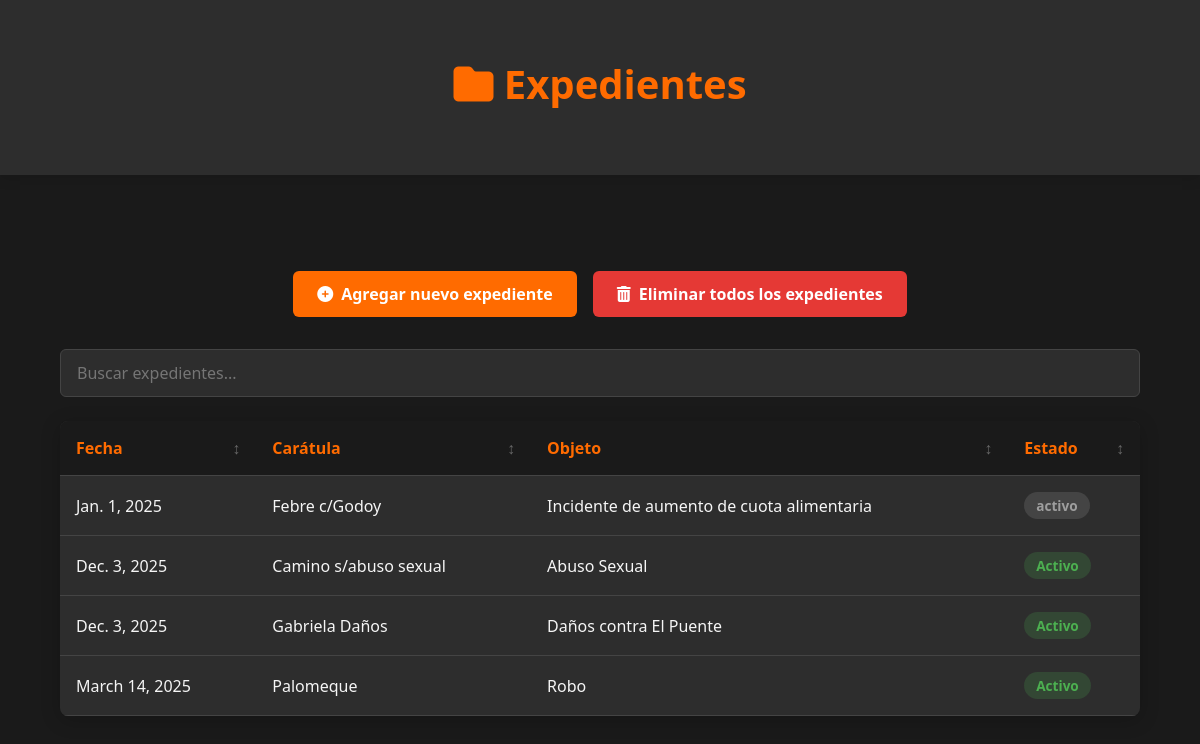
/estudio/, run on the app's committed database.
### estudio/models.py (models this page shows, shortened)
class Expediente(models.Model):
    fecha = models.DateField()
    caratula = models.CharField(max_length=200)
    objeto = models.CharField(max_length=100)  # Campo más corto
    estado = models.CharField(max_length=100)
    descripcion = models.TextField(null=True, blank=True)  # Nuevo campo

### estudio/views.py (the view)
# urls.py: path('', views.lista_expedientes, name='lista_expedientes'),
def lista_expedientes(request):
    expedientes = Expediente.objects.all()
    return render(request, 'estudio/inicio.html', {'expedientes': expedientes})

### estudio/templates/estudio/inicio.html (shortened to what this page needs)
<!DOCTYPE html>
<html lang="es">
<head>
    <link rel="stylesheet" href="https://cdnjs.cloudflare.com/ajax/libs/font-awesome/6.4.0/css/all.min.css">
</head>
<body>
    <header>
        <div class="container">
            <h1><i class="fas fa-folder"></i> Expedientes</h1>
        </div>
    </header>
    <main class="container">
        <div class="actions">
            <a href="{% url 'agregar_expediente' %}" class="btn">
                <i class="fas fa-plus-circle"></i> Agregar nuevo expediente
            </a>
            <a href="{% url 'eliminar_todos_expedientes' %}" class="btn btn-danger" id="delete-all-btn">
                <i class="fas fa-trash-alt"></i> Eliminar todos los expedientes
            </a>
        </div>
        <div class="search-container">
            <input type="text" id="search-input" class="search-input" placeholder="Buscar expedientes...">
        </div>
        <div class="table-container">
            <table id="expedientes-table">
                <thead>
                    <tr>
                        <th data-sort="fecha">Fecha</th>
                        <th data-sort="caratula">Carátula</th>
                        <th data-sort="objeto">Objeto</th>
                        <th data-sort="estado">Estado</th>
                    </tr>
                </thead>
                <tbody>
                    {% for expediente in expedientes %}
                    <tr data-descripcion="{{ expediente.descripcion }}">
                        <td>{{ expediente.fecha }}</td>
                        <td>{{ expediente.caratula }}</td>
                        <td>{{ expediente.objeto }}</td>
                        <td>
                            <span class="status {% if expediente.estado == 'Activo' %}status-active{% elif expediente.estado == 'Pendiente' %}status-pending{% else %}status-closed{% endif %}">
                                {{ expediente.estado }}
                            </span>
                        </td>
                    </tr>
                    {% endfor %}
                </tbody>
            </table>
        </div>
    </main>
</body>
</html>

### estudio/templates/estudio/inicio.html (style rules this page uses)
:root { --primary: #ff6b00; --primary-dark: #e05a00; --dark: #1a1a1a; --dark-light: #2d2d2d; --light: #f5f5f5; --gray: #e0e0e0; }
* { margin: 0; padding: 0; box-sizing: border-box; font-family: 'Segoe UI', Tahoma, Geneva, Verdana, sans-serif; }
body { background-color: var(--dark); color: var(--light); min-height: 100vh; }
.container { width: 90%; max-width: 1200px; margin: 0 auto; padding: 2rem 0; }
header { background-color: var(--dark-light); padding: 1.5rem 0; box-shadow: 0 4px 12px rgba(0, 0, 0, 0.1); margin-bottom: 2rem; }
h1 { color: var(--primary); font-size: 2.5rem; margin-bottom: 0.5rem; text-align: center; }
.actions { display: flex; justify-content: center; gap: 1rem; margin: 2rem 0; flex-wrap: wrap; }
.btn { display: inline-flex; align-items: center; padding: 0.75rem 1.5rem; background-color: var(--primary); color: white; text-decoration: none; border-radius: 6px; font-weight: 600; transition: all 0.3s ease; gap: 0.5rem; }
.btn-danger { background-color: #e53935; }
.table-container { overflow-x: auto; background-color: var(--dark-light); border-radius: 8px; box-shadow: 0 4px 20px rgba(0, 0, 0, 0.2); }
table { width: 100%; border-collapse: collapse; text-align: left; }
th, td { padding: 1rem; border-bottom: 1px solid #444; }
th { background-color: var(--dark); color: var(--primary); font-weight: 600; cursor: pointer; position: relative; user-select: none; }
th::after { content: '↕'; position: absolute; right: 1rem; color: #666; }
tbody tr { transition: background-color 0.3s ease; }
.search-container { margin-bottom: 1.5rem; display: flex; gap: 1rem; }
.search-input { flex: 1; padding: 0.75rem 1rem; border: none; border-radius: 6px; background-color: var(--dark-light); color: white; font-size: 1rem; border: 1px solid #444; }
.status { display: inline-block; padding: 0.25rem 0.75rem; border-radius: 50px; font-size: 0.85rem; font-weight: 600; }
.status-active { background-color: rgba(76, 175, 80, 0.2); color: #4CAF50; }
.status-closed { background-color: rgba(158, 158, 158, 0.2); color: #9E9E9E; }

### data on the page
Expediente: fecha "Jan. 1, 2025", caratula "Febre c/Godoy", objeto "Incidente de aumento de cuota alimentaria", estado "activo"
Expediente: fecha "Dec. 3, 2025", caratula "Camino s/abuso sexual", objeto "Abuso Sexual", estado "Activo"
Expediente: fecha "Dec. 3, 2025", caratula "Gabriela Daños", objeto "Daños contra El Puente", estado "Activo"
Expediente: fecha "March 14, 2025", caratula "Palomeque", objeto "Robo", estado "Activo"
